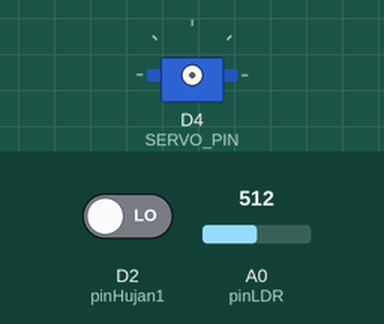
Simulated run of this sketch. Board: ESP8266 (NodeMCU). Parts: servo. The test bench sets the inputs (shaded band); at power-on: D2 (pinHujan1) LOW, A0 (pinLDR) = 512. WiFi joins after 1.5 s; servers stay silent unless stated; the Firebase database answers and starts empty; what the sketch prints to the serial monitor is not drawn.

Above: at 0.1 s.
At 1.6 s:
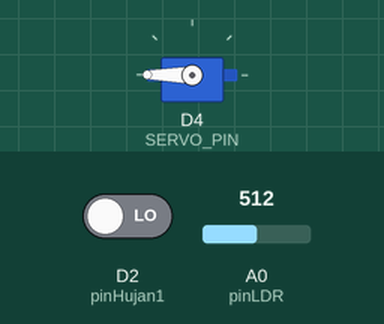
Timing chart, 0 to 3.1 s (numbered marks = the images above):
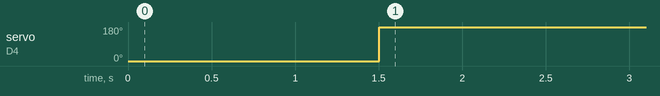

Measured:
- by itself, servo on D4 (SERVO_PIN): 0° → 180° at 1.5 s

The sketch:

Program_Kirim_LDR_ke_Telegram_dengan_Perintah.ino
```cpp
#include <ESP8266WiFi.h>
#include <FirebaseESP8266.h>
#include <Servo.h>

#define WIFI_SSID "E'en"
#define WIFI_PASSWORD "WalangitanKahiking12082001"

#define FIREBASE_HOST "ujicobaperintah-default-rtdb.asia-southeast1.firebasedatabase.app"
#define FIREBASE_AUTH "PVkAEe8PV1ItxYNIbYfSu9r2xMSqjeA6p81QIcoF"

const int pinLDR = A0;
const int pinHujan1 = D2;
#define SERVO_PIN D4

FirebaseData firebaseData;
FirebaseConfig config;
FirebaseAuth auth;
Servo myServo;

unsigned long lastFirebaseSend = 0;
const unsigned long firebaseInterval = 2000; // Cek & Kirim data tiap 2 detik

String statusAtapFirebase = "terbuka"; // Penampung perintah Telegram
String statusAtapTerakhir = "";        // Mencegah spam kirim data ke Firebase

bool bmkgHujanFromPython = false;

void setup() {
  Serial.begin(115200);
  pinMode(pinHujan1, INPUT);

  WiFi.begin(WIFI_SSID, WIFI_PASSWORD);
  Serial.print("Connecting to Wi-Fi");
  while (WiFi.status() != WL_CONNECTED) {
    Serial.print(".");
    delay(300);
  }
  Serial.println("\nConnected!");

  config.host = FIREBASE_HOST;
  config.signer.tokens.legacy_token = FIREBASE_AUTH;
  Firebase.begin(&config, &auth);
  Firebase.reconnectWiFi(true);

  myServo.attach(SERVO_PIN, 544, 2400);
  myServo.write(0);
}

void loop() {
  yield();

  int nilaiLDR = analogRead(pinLDR);
  bool isHujanFisik = (digitalRead(pinHujan1) == LOW);

  // Tugas Periodik: Baca Perintah Python & Kirim Sensor (Tiap 2 Detik)
  if (millis() - lastFirebaseSend >= firebaseInterval) {
    lastFirebaseSend = millis();

    // 1. Baca Perintah Hujan BMKG hasil olahan Python
    if (Firebase.getBool(firebaseData, "/perintah/bmkg_hujan")) {
      bmkgHujanFromPython = firebaseData.boolData();
    }

    // 2. baca Perintah status atap dari telegram
    if (Firebase.getString(firebaseData, "status_atap")) {
      statusAtapFirebase = firebaseData.stringData();

    // 3. Kirim Data Sensor Fisik ke Firebase
    Firebase.setInt(firebaseData, "/sensor/ldr", nilaiLDR);
    Firebase.setBool(firebaseData, "/sensor/hujan_1", isHujanFisik);

    Serial.print("LDR: "); Serial.print(nilaiLDR);
    Serial.print(" | Hujan Fisik: "); Serial.print(isHujanFisik);
    Serial.print(" | BMKG (Python): "); Serial.println(bmkgHujanFromPython);
    }
  }

  // LOGIKA KONTROL SERVO
  // SKENARIO 1: Keamanan Utama (Sensor Basah / BMKG Hujan) -> Paksa Tertutup
  if (isHujanFisik || bmkgHujanFromPython) {
    myServo.write(180); // Tutup Servo

    // Update Firebase HANYA jika status belum tertutup
    if (statusAtapTerakhir != "tertutup") {
      Firebase.setString(firebaseData, "status_atap", "tertutup");
      statusAtapTerakhir = "tertutup";
    }
  }
  // SKENARIO 2: Kondisi Kering -> Patuhi Perintah Manual dari Telegram
  else {
    if (statusAtapFirebase == "tertutup") {
      myServo.write(180); // Tutup Servo karena perintah Telegram /tutup
      statusAtapTerakhir = "tertutup";
    }
    else {
      myServo.write(0);   // Buka Servo karena perintah Telegram /buka atau kondisi normal

      // Update Firebase HANYA jika status sebelumnya belum terbuka
      if (statusAtapTerakhir != "terbuka") {
        Firebase.setString(firebaseData, "status_atap", "terbuka");
        statusAtapTerakhir = "terbuka";
      }
    }
  }
}
```
